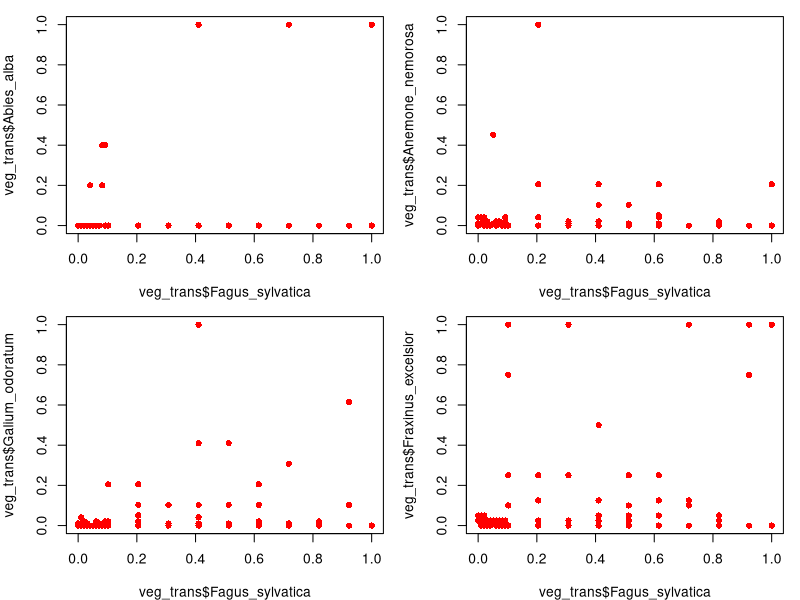
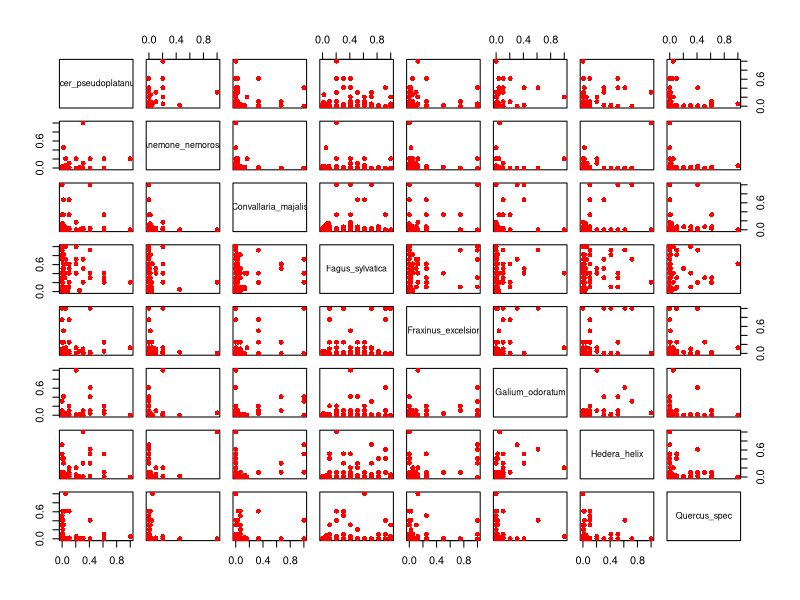
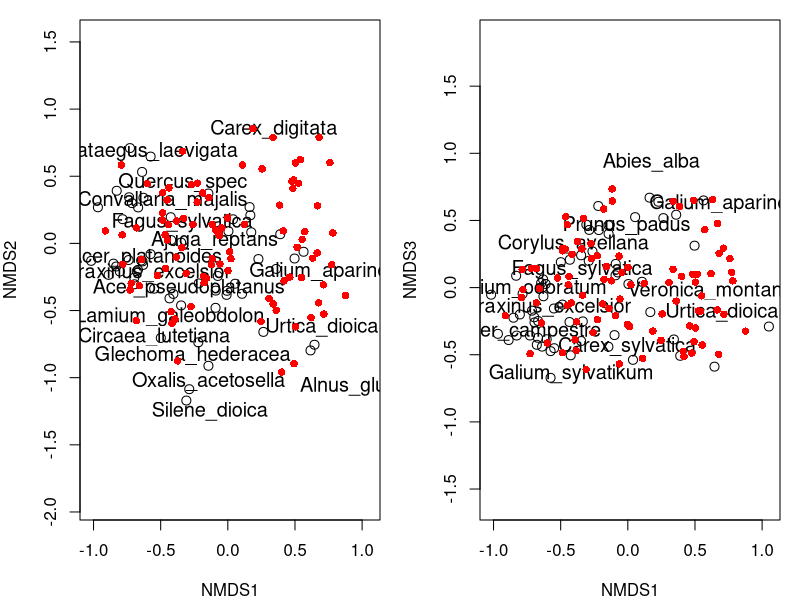
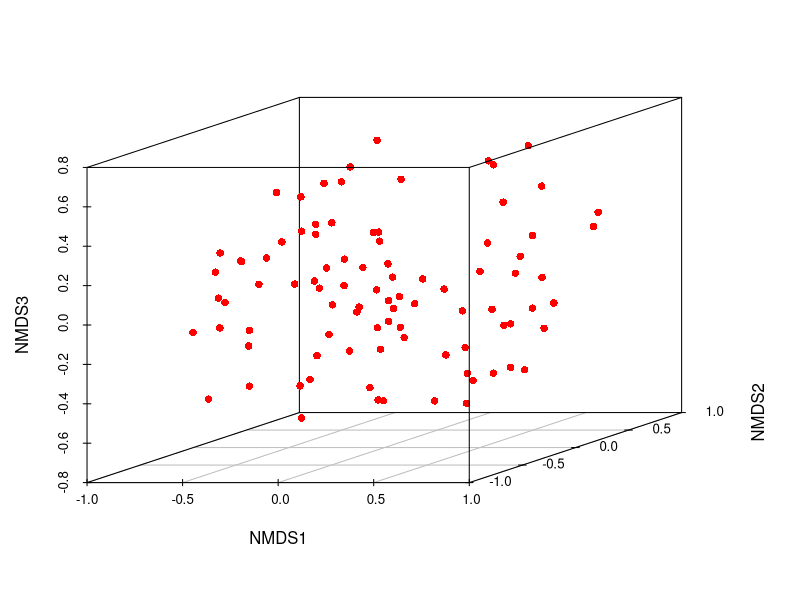

Write R code to recreate these figures, in order. (Note: this script raises an error after producing the figures.)
library(vegan)
library(scatterplot3d)

### Some global variables
mycols <- c("red", "green", "blue")
mysyms <- c(15, 16, 17)

### Read vegetation data ###
veg <- read.table("data/veg_2015-2016-2017.txt", sep=" ", dec=".", row.names = 1, header=TRUE)

### Read site data ####
sites <- read.table("data/header_2015-2016-2017_vegclasses.txt")

### Check consistance of veg and sites!!! ####
nrow(veg) == nrow(sites)
m <- match(rownames(sites), rownames(veg))
sites <- sites[m,]

### Ordination ####
### Exclude rare species 
veg <- veg[,colSums(decostand(veg, "pa")) > 3]

### Transform
veg_trans <- decostand(veg, "max") 

### Example for 2d plot of vegetation community ###
x11(width=8, height=8)
par(mfrow=c(2,2), mar=c(4,4,1,1))
plot(veg_trans$Fagus_sylvatica, veg_trans$Abies_alba, pch=16, col="red")
plot(veg_trans$Fagus_sylvatica, veg_trans$Anemone_nemorosa, pch=16, col="red")
plot(veg_trans$Fagus_sylvatica, veg_trans$Galium_odoratum, pch=16, col="red")
plot(veg_trans$Fagus_sylvatica, veg_trans$Fraxinus_excelsior, pch=16, col="red")

x11()
plot(veg_trans[,colSums(decostand(veg, "pa")) > 40], pch=16, col="red")
### -> Das ist unübersichtlich!

### Calculate ordination (NDMS)
ordi <- metaMDS(veg_trans,"bray", k=3, trace=T)   ### NMDS

### Plot results
x11(width=10, height=5)
par(mfrow=c(1,2), mar=c(4,4,1,1))
ordiplot(ordi, choices=c(1,2), type = "n")
orditorp(ordi, choices=c(1,2), display="species", cex=1.2, priority=colSums(veg_trans))
points(ordi, choices=c(1,2), display="sites", col="red", cex=1, pch=16)

ordiplot(ordi, choices=c(1,3), type = "n")
orditorp(ordi, choices=c(1,3), display="species", cex=1.2, priority=colSums(veg_trans))
points(ordi, choices=c(1,3), display="sites", col="red", cex=1, pch=16)
dev.off()

x11()
par(col="red", cex=1, pch=16)
scatterplot3d(scores(ordi, display="sites"))
graphics.off()

### Goodness NMDS ####

### Calculate "stress"
x <- vegdist(veg_trans, "bray")   ### "True distances"
y <- dist(scores(ordi))  ### "Distances in NDMS"
plot(x, y, pch=1, col="blue", xlab="Observed distances", ylab="Distances in NMDS")
lines(smooth.spline(x, y, df=5), col="red", lwd=2)

stressplot(ordi)   ### "Ordination distance" is not Euclidian distance but similar (Disparität, Monotonie).
ordi$stress        ###  1 - 5: Sehr gut; 5 - 10: Gut; 10 - 15: Brauchbar, aber Einzelheiten sollten nicht interpretiert werden (c.f. Leyer, Wesche 2007 Tab.12.2).

### Find appropiate number of axes ####
n <- 1:10   ### Number of axes
stress <- lapply(as.list(n), function(x) metaMDS(veg_trans,"bray", x)$stress)
plot(n, stress, type="b", pch=16, col="blue", xlab="Number of axes", ylab="Stress")
### -> k=3 axes

### Plot vegetation classes in ordination ####
x11()
ordiplot(ordi, choices=c(1,2), type = "n")
orditorp(ordi, choices=c(1,2), display="species", cex=1.2, priority=colSums(veg_trans))
points(ordi, choices=c(1,2), display="sites", cex=1.5, pch=mysyms[sites$vegclass], col=mycols[sites$vegclass])
legend("bottomright", legend=c("Eichelberg-1", "Eichelberg-2", "Duemmel"), col=mycols, pch=mysyms, cex=1.5, bg="white")

### Plot single species cover data into ordination ####
x11()
ordiplot(ordi, choices=c(1,2), type = "n")
orditorp(ordi, choices=c(1,2), display="species", cex=1.2, priority=colSums(veg_trans))
points(ordi, choices=c(1,2), display="sites", cex=(veg_trans$Fagus_sylvatica+0.2)*2, pch=mysyms[sites$vegclass], col=mycols[sites$vegclass])
legend("bottomright", legend=c("Eichelberg-1", "Eichelberg-2", "Duemmel"), col=mycols, pch=mysyms, cex=1.5, bg="white")

### Environmental fits ####
### Numeric variables, linear
ef <- envfit(ordi ~ northerness +  slope + species_richness, sites, na.rm=TRUE, choices=c(1,2))
ef

ordiplot(ordi, choices=c(1,2), type = "n")
points(ordi, choices=c(1,2), display="sites", cex=1.5, pch=mysyms[sites$vegclass], col=mycols[sites$vegclass])
plot(ef, add=TRUE, label=c("Northerness", "Slope", "species_richness"), col="black")
legend("bottomright", legend=c("Eichelberg-1", "Eichelberg-2", "Duemmel"), col=mycols, pch=mysyms, cex=1.5, bg="white")

ef13 <- envfit(ordi~ northerness +  slope, sites, na.rm=TRUE, choices=c(1,3))
ef13
ordiplot(ordi, choices=c(1,3), type = "n")
points(ordi, choices=c(1,3), display="sites", cex=1.5, pch=mysyms[sites$vegclass], col=mycols[sites$vegclass])
plot(ef13, add=TRUE, label=c("Northerness", "Slope", "species_richness"), col="black")
legend("bottomright", legend=c("Eichelberg-1", "Eichelberg-2", "Duemmel"), col=mycols, pch=mysyms, cex=1.5, bg="white")

### Categorical variables
ordiplot(ordi, choices=c(1,2), type = "n")
points(ordi, choices=c(1,2), display="sites", cex=1.5, pch=mysyms[sites$vegclass], col=mycols[sites$vegclass])
#ordiellipse(ordi, choices=c(1,2), sites$year, label = TRUE, cex=1.3)
ordispider(ordi, sites$location, label = TRUE, cex=1.3)
#ordihull(ordi, sites$year, label = TRUE, cex=1.3)

### Numeric variables, isolines 
ordiplot(ordi, choices=c(1,2), type = "n")
points(ordi, choices=c(1,2), display="sites", cex=1.3, pch=mysyms[sites$vegclass], col=mycols[sites$vegclass])
ordisurf(ordi, sites$northerness, add=T, labcex=1.5, col="black", nlevels=5)

ordiplot(ordi, choices=c(1,2), type = "n")
points(ordi, choices=c(1,2), display="sites", cex=1.3, pch=mysyms[sites$vegclass], col=mycols[sites$vegclass])
ordisurf(ordi, sites$slope, add=T, labcex=1.5, col="black", nlevels=5)

ordiplot(ordi, choices=c(1,2), type = "n")
points(ordi, choices=c(1,2), display="sites", cex=(1+sites$species_richness/max(sites$species_richness))^2, pch=mysyms[sites$vegclass], col=mycols[sites$vegclass])
ordisurf(ordi, sites$species_richness, add=T, labcex=1.5, col="black", nlevels=5)
